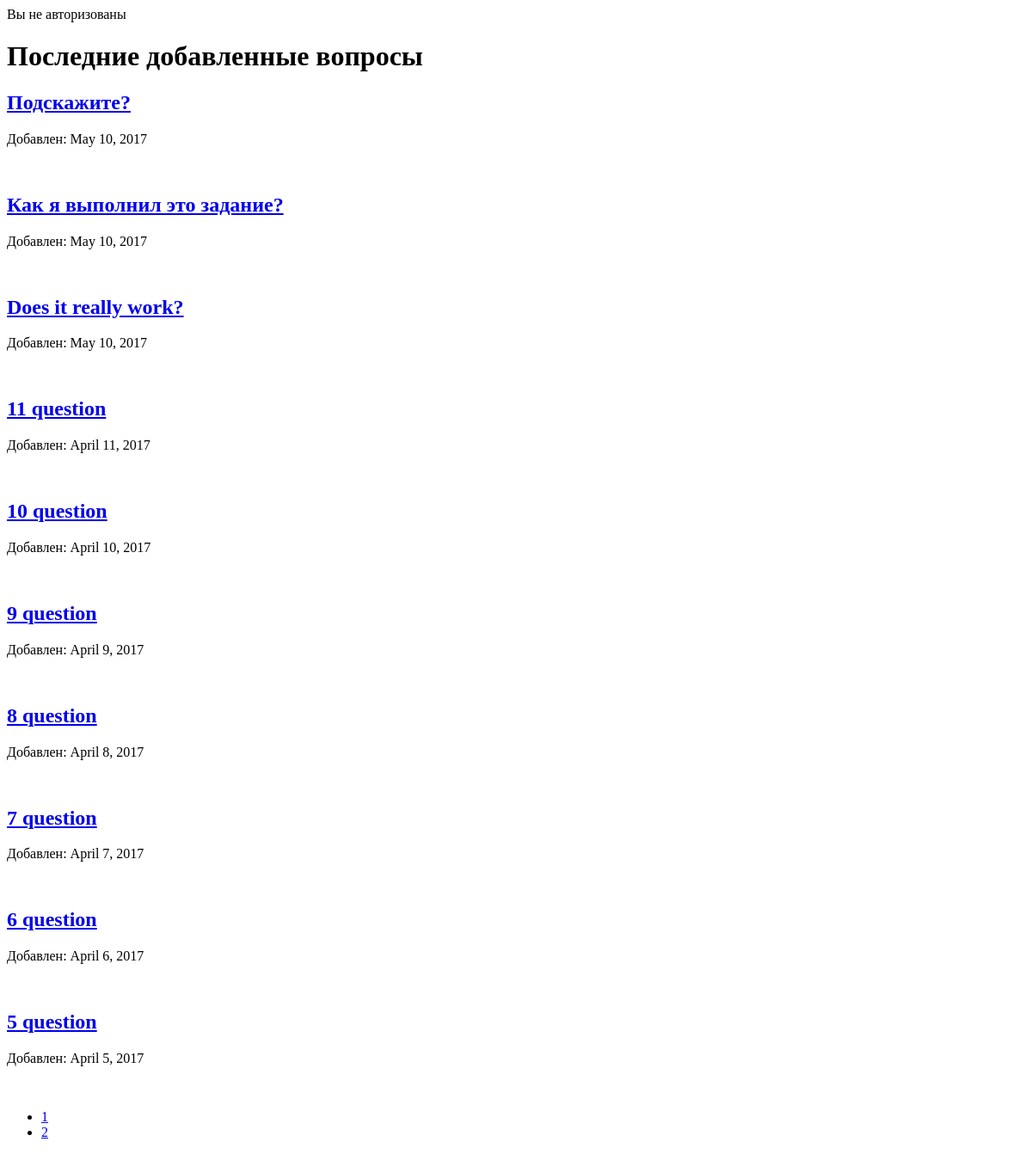
The app's page /, older data.
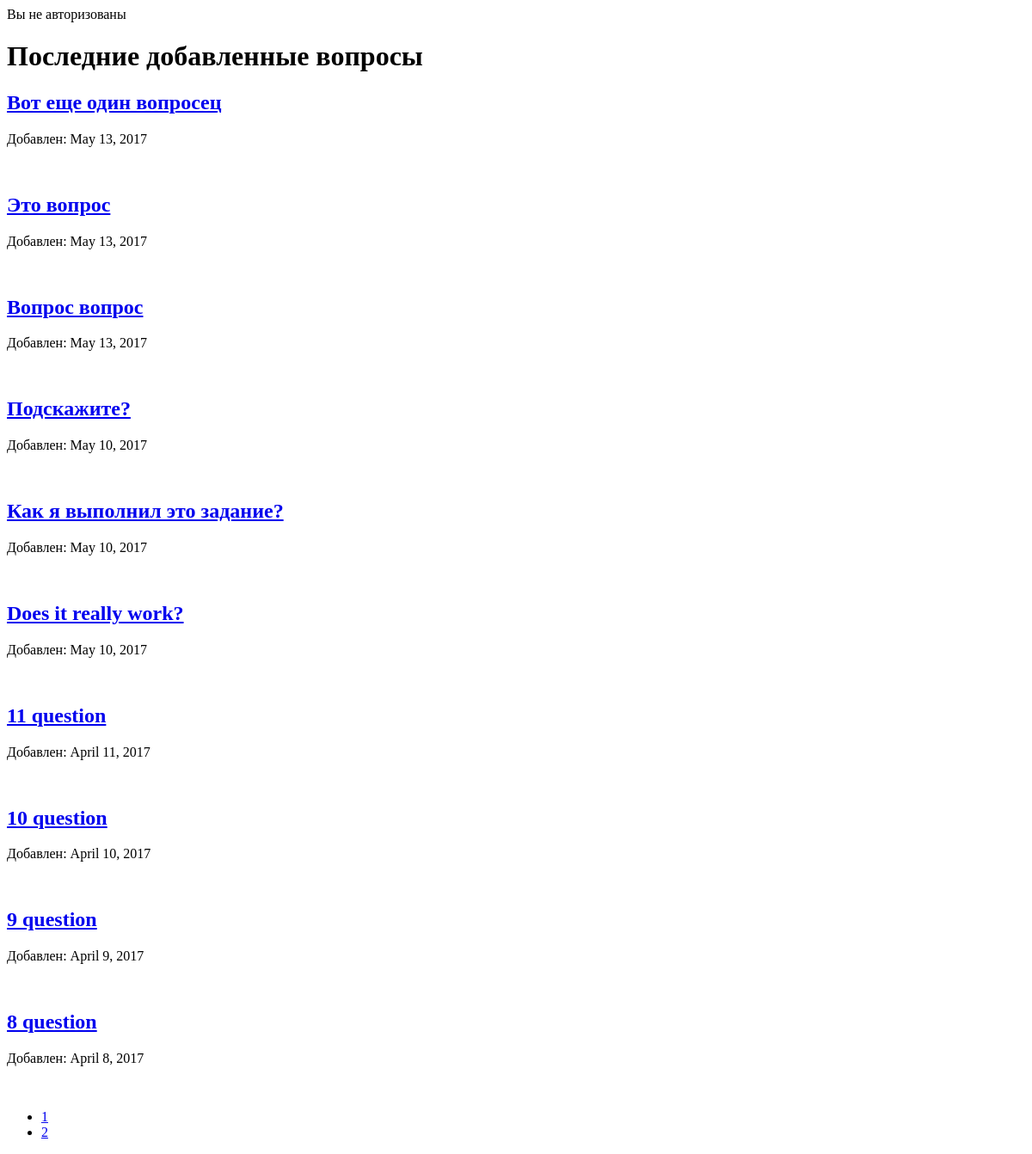
The same page, newer data.
### qa/models.py (models this page shows, shortened)
class Question(models.Model):
    objects = QuestionManager()
    title = models.CharField(max_length=100)
    text = models.TextField(blank=True)
    added_at = models.DateField(auto_now_add=True)
    rating = models.IntegerField(default=0)
    author = models.ForeignKey(User, related_name='questions_is_author')
    likes = models.ManyToManyField(User, related_name='questions_likes', blank=True)
    def get_url(self):
        return reverse('one_question', kwargs={'question_id': self.id})

### qa/views.py (the view)
# urls.py: url(r'^$', index, name='index'),
@require_GET
def index(request):
    questions = Question.objects.new()
    paginator, page = paginate(request, questions)
    paginator.baseurl = '/?page='
    return render(request, 'index.html', {
        'questions': page.object_list,
        'paginator': paginator,
        'page': page,
        'auth': auth_output(request.user)
    })

### qa/models.py (called while the page is built)
    def new(self):
        return self.order_by('-id')

### qa/views.py (called while the page is built)
def paginate(req, qs):
    limit = 10
    try:
        page_numb = int(req.GET.get('page', 1))
    except ValueError:
        raise Http404
    if page_numb <= 0:
        page_numb = 1
    paginator = Paginator(qs, limit)
    try:
        page = paginator.page(page_numb)
    except EmptyPage:
        page = paginator.page(paginator.num_pages)
    return paginator, page

def auth_output(user):
    if user.is_authenticated:
        return "Вы авторизованы как " + user.get_username()
    else:
        return "Вы не авторизованы"

### qa/templates/index.html (shortened to what this page needs)
<!DOCTYPE html>
<html>
<head>
</head>
<body>
<div>
    {{ auth }}
    <h1>Последние добавленные вопросы</h1>
    {% for q in questions %}
        <h2><a href="{{ q.get_url }}">{{ q.title }}</a></h2>
        <p>Добавлен: {{ q.added_at }}</p>
        <br>
    {% endfor %}
</div>
<nav>
    <ul class="pagination">
        {% for p in paginator.page_range %}
            {% if p == page.number %}
                <li class="active">
                    {% else %}
                <li>
            {% endif %}
        <a href="{{ paginator.baseurl }}{{ p }}">{{ p }}</a>
        </li>
        {% endfor %}
    </ul>
</nav>
</body>
</html>

Row changes from the older to the newer data that the page shows:
no longer on this page (row unchanged): Question: title "7 question", added_at "April 7, 2017"
no longer on this page (row unchanged): Question: title "6 question", added_at "April 6, 2017"
no longer on this page (row unchanged): Question: title "5 question", added_at "April 5, 2017"
added Question: title "Вот еще один вопросец", added_at "May 13, 2017"
added Question: title "Это вопрос", added_at "May 13, 2017"
added Question: title "Вопрос вопрос", added_at "May 13, 2017"
